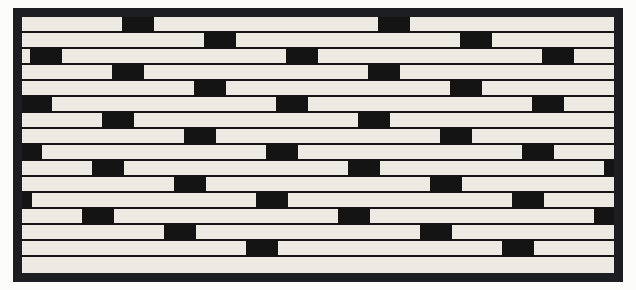
A program run on a simulated Raspberry Pi (BCM pin numbers). Parts: 296×128 one-colour display. An e-paper refresh takes a nominal 2 s (0.4 s partial, 12 s with colour); library files of the repository ran but are not shown: epd2in9_V2.py; what the program prints to the terminal is not drawn. At 20.8 s the program stops and its outputs stay as they are.

Above: at 7.3 s.

The program:

code.py
```python
#!/usr/bin/python
# -*- coding:utf-8 -*-

# Original code cloned from waveshare github Raspberry Pi example
# Update code functions to CircuitPython
# Need to replace or remove PIL https://github.com/python-pillow/Pillow/tree/main/src/PIL


import time
import board
import epd2in9_V2

#from PIL import Image,ImageDraw,ImageFont

time.sleep(1)
#main function
print("epd2in9 V2 Demo")
epd = epd2in9_V2.EPD()

#initialize the display per datasheet recommendations and wipe screen clean
print("init and Clear")
epd.init()
epd.Clear(0x7E)
time.sleep(10)


# epd.display([0x81] * 40)
# time.sleep(5)
# epd.SetCursor(0x00,0x00)
# print([0x00] * int((epd.width/8)))
# epd.display([0x00] * int((epd.width/8)))

epd.SetWindow(0, 0, epd.width, epd.height)

time.sleep(5)

epd.sleep()

# epd.Clear(0xFF)
# time.sleep(30)
# epd.Clear(0xFF)
# time.sleep(5)
# print("Deep Sleep...")
# epd.sleep()
```
